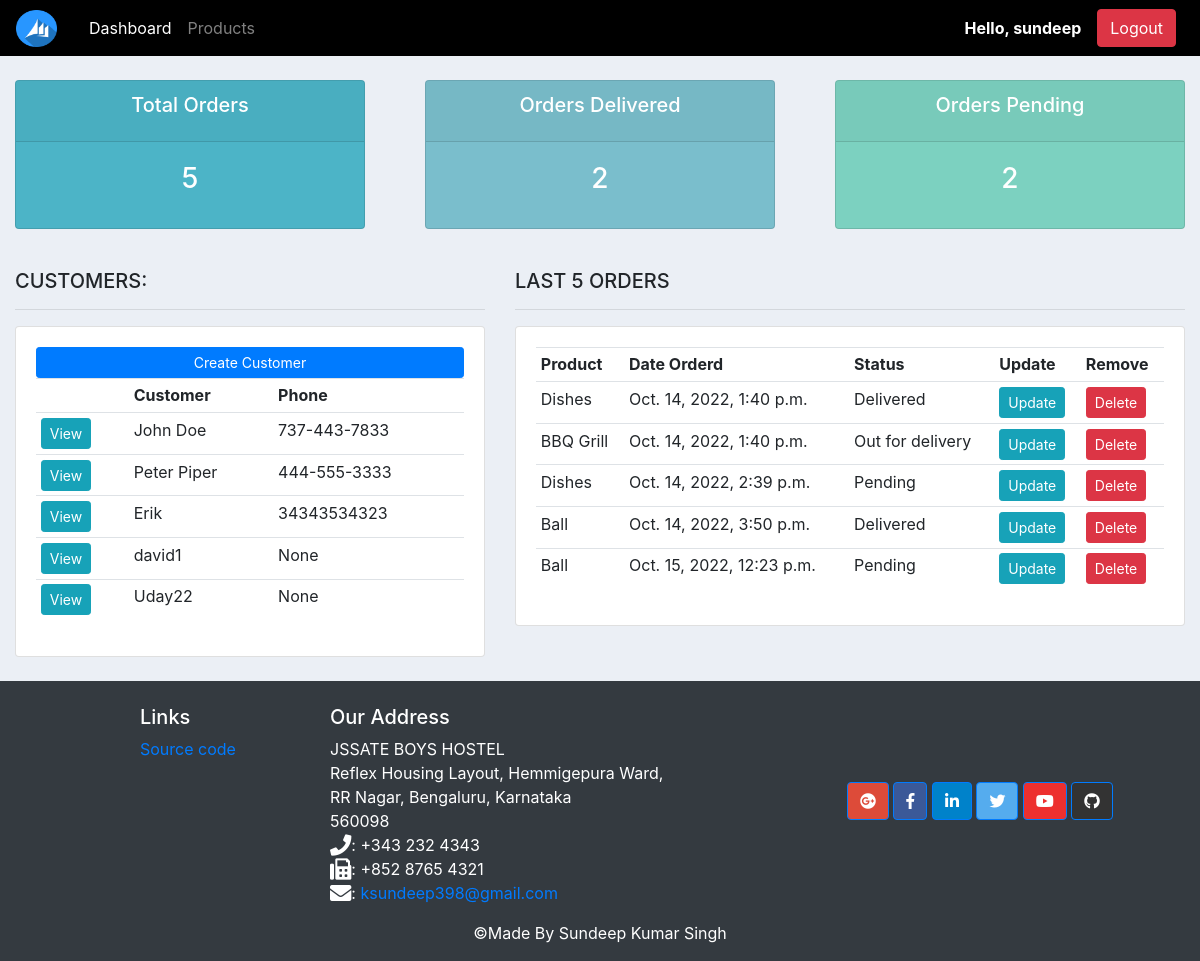
Before: / (signed in) with the older database file.
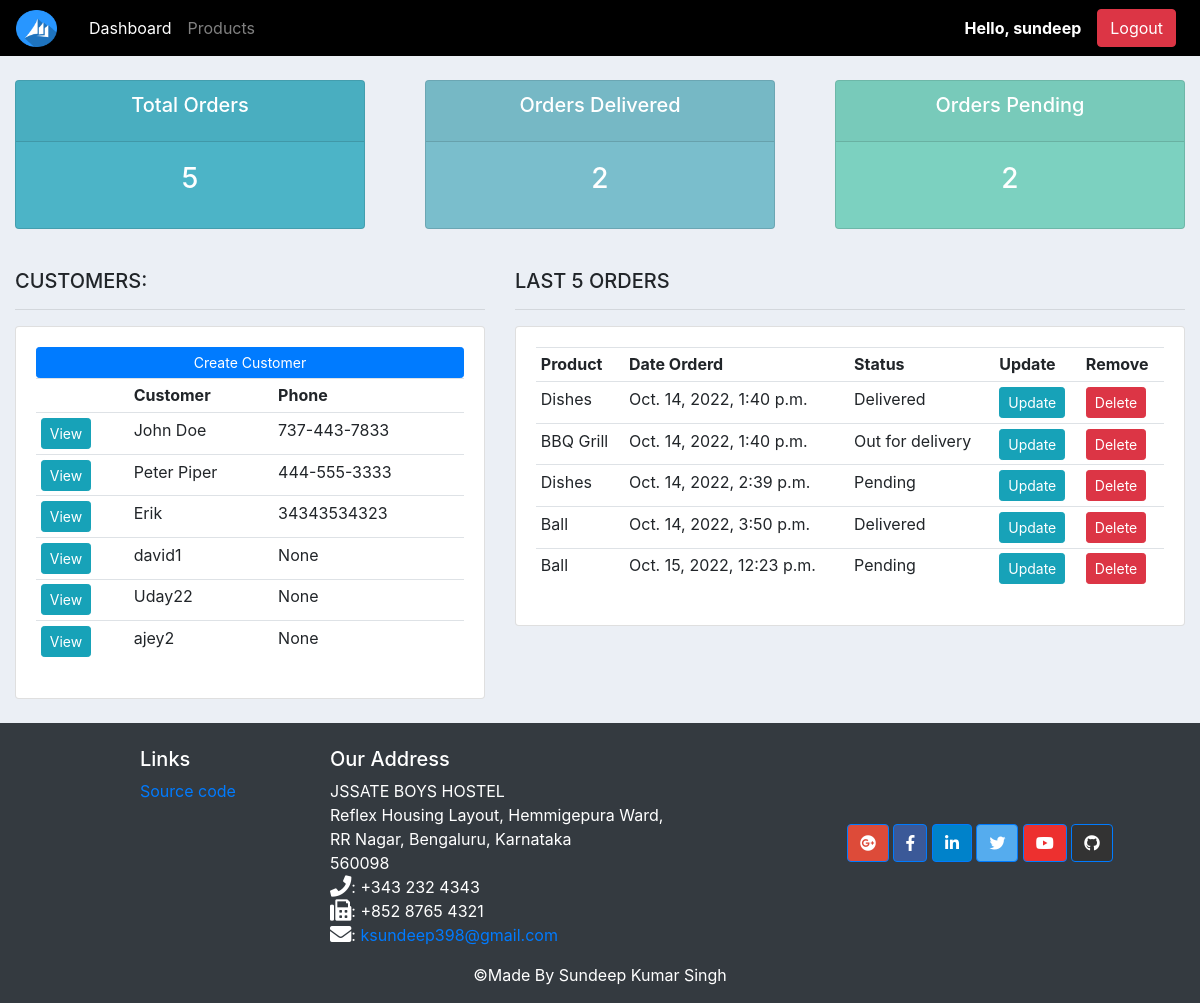
After: the same page with the newer database file.
### accounts/models.py (models this page shows, shortened)
class Customer(models.Model):
	user = models.OneToOneField(User, null=True, blank=True, on_delete=models.CASCADE)
	name = models.CharField(max_length=200, null=True)
	phone = models.CharField(max_length=200, null=True)
	email = models.CharField(max_length=200, null=True)
	profile_pic = models.ImageField(default="profile1.png", null=True, blank=True)
	date_created = models.DateTimeField(auto_now_add=True, null=True)

class Order(models.Model):
	STATUS = (
			('Pending', 'Pending'),
			('Out for delivery', 'Out for delivery'),
			('Delivered', 'Delivered'),
			)
	customer = models.ForeignKey(Customer, null=True, on_delete= models.SET_NULL)
	product = models.ForeignKey(Product, null=True, on_delete= models.SET_NULL)
	date_created = models.DateTimeField(auto_now_add=True, null=True)
	status = models.CharField(max_length=200, null=True, choices=STATUS)
	note = models.CharField(max_length=1000, null=True)

class Product(models.Model):
	CATEGORY = (
			('Indoor', 'Indoor'),
			('Out Door', 'Out Door'),
			)
	name = models.CharField(max_length=200, null=True)
	price = models.FloatField(null=True)
	category = models.CharField(max_length=200, null=True, choices=CATEGORY)
	description = models.CharField(max_length=200, null=True, blank=True)
	date_created = models.DateTimeField(auto_now_add=True, null=True)
	tags = models.ManyToManyField(Tag)
	def __str__(self):
		return self.name

### accounts/decorators.py (the view)
	def wrapper_function(request, *args, **kwargs):
		group = None
		if request.user.groups.exists():
			group = request.user.groups.all()[0].name
		if group == 'customer':
			return redirect('user-page')
		if group == 'admin':
			return view_func(request, *args, **kwargs)

### accounts/views.py (called while the page is built)
@login_required(login_url='login')
@admin_only
def home(request):
	orders = Order.objects.all()
	customers = Customer.objects.all()
	total_customers = customers.count()
	total_orders = orders.count()
	delivered = orders.filter(status='Delivered').count()
	pending = orders.filter(status='Pending').count()
	context = {'orders':orders, 'customers':customers,
	'total_orders':total_orders,'delivered':delivered,
	'pending':pending }
	return render(request, 'accounts/dashboard.html', context)

### accounts/templates/accounts/dashboard.html
{%  extends 'accounts/base.html' %}
{% block content %}
{% load static %}
{%  include 'accounts/status.html' %}
<br>
<div class="container-fluid">
	<div class="row">
		<div class="col-md-5">
			<h5>CUSTOMERS:</h5>
			<hr>
			<div class="card card-body">
				<a class="btn btn-primary  btn-sm btn-block" href="">Create Customer</a>
				<table class="table table-sm">
					<tr>
						<th></th>
						<th>Customer</th>
						<th>Phone</th>
					</tr>
					{% for customer in customers %}
						<tr>
							<td><a class="btn btn-sm btn-info" href="{% url 'customer' customer.id %}">View</a></td>
							<td>{{customer.name}}</td>
							<td>{{customer.phone}}</td>
						</tr>
					{% endfor %}
				</table>
			</div>
		</div>
		<div class="col-md-7">
			<h5>LAST 5 ORDERS</h5>
			<hr>
			<div class="card card-body">
				<table class="table table-sm">
					<tr>
						<th>Product</th>
						<th>Date Orderd</th>
						<th>Status</th>
						<th>Update</th>
						<th>Remove</th>
					</tr>
					{% for order in orders %}
						<tr>
							<td>{{order.product}}</td>
							<td>{{order.date_created}}</td>
							<td>{{order.status}}</td>
							<td><a class="btn btn-sm btn-info" href="{% url 'update_order' order.id %}">Update</a></td>
							<td><a class="btn btn-sm btn-danger"href="{% url 'delete_order' order.id %}">Delete</a></td>
						</tr>
					{% endfor %}
				</table>
			</div>
		</div>
	</div>
</div>
{% endblock %}

Changed rows visible on the page:
added Customer: name "ajey2", phone "None"
